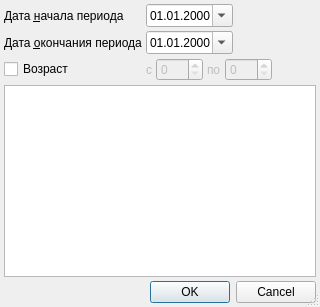
<?xml version="1.0" encoding="UTF-8"?>
<ui version="4.0">
 <class>ClientTreatmentsStructureReportSetupDialog</class>
 <widget class="QDialog" name="ClientTreatmentsStructureReportSetupDialog">
  <property name="windowModality">
   <enum>Qt::ApplicationModal</enum>
  </property>
  <property name="windowTitle">
   <string>параметры отчёта</string>
  </property>
  <property name="sizeGripEnabled">
   <bool>true</bool>
  </property>
  <layout class="QGridLayout" name="gridLayout">
   <property name="margin">
    <number>4</number>
   </property>
   <property name="spacing">
    <number>4</number>
   </property>
   <item row="2" column="1">
    <layout class="QHBoxLayout" name="horizontalLayout">
     <item>
      <widget class="QLabel" name="lblAgeFrom">
       <property name="enabled">
        <bool>false</bool>
       </property>
       <property name="text">
        <string>с</string>
       </property>
      </widget>
     </item>
     <item>
      <widget class="QSpinBox" name="edtAgeFrom">
       <property name="enabled">
        <bool>false</bool>
       </property>
       <property name="maximum">
        <number>150</number>
       </property>
      </widget>
     </item>
     <item>
      <widget class="QLabel" name="lblAgeTo">
       <property name="enabled">
        <bool>false</bool>
       </property>
       <property name="text">
        <string>по</string>
       </property>
      </widget>
     </item>
     <item>
      <widget class="QSpinBox" name="edtAgeTo">
       <property name="enabled">
        <bool>false</bool>
       </property>
       <property name="maximum">
        <number>150</number>
       </property>
      </widget>
     </item>
    </layout>
   </item>
   <item row="0" column="1">
    <widget class="CDateEdit" name="edtBegDate">
     <property name="sizePolicy">
      <sizepolicy hsizetype="Maximum" vsizetype="Fixed">
       <horstretch>0</horstretch>
       <verstretch>0</verstretch>
      </sizepolicy>
     </property>
     <property name="displayFormat">
      <string>dd.MM.yyyy</string>
     </property>
     <property name="calendarPopup">
      <bool>true</bool>
     </property>
    </widget>
   </item>
   <item row="1" column="1">
    <widget class="CDateEdit" name="edtEndDate">
     <property name="sizePolicy">
      <sizepolicy hsizetype="Maximum" vsizetype="Fixed">
       <horstretch>0</horstretch>
       <verstretch>0</verstretch>
      </sizepolicy>
     </property>
     <property name="displayFormat">
      <string>dd.MM.yyyy</string>
     </property>
     <property name="calendarPopup">
      <bool>true</bool>
     </property>
    </widget>
   </item>
   <item row="1" column="0">
    <widget class="QLabel" name="lblEndDate">
     <property name="text">
      <string>Дата &amp;окончания периода</string>
     </property>
     <property name="buddy">
      <cstring>edtEndDate</cstring>
     </property>
    </widget>
   </item>
   <item row="0" column="0">
    <widget class="QLabel" name="lblBegDate">
     <property name="text">
      <string>Дата &amp;начала периода</string>
     </property>
     <property name="buddy">
      <cstring>edtBegDate</cstring>
     </property>
    </widget>
   </item>
   <item row="2" column="0">
    <widget class="QCheckBox" name="chkAge">
     <property name="text">
      <string>Возраст</string>
     </property>
    </widget>
   </item>
   <item row="0" column="2">
    <spacer name="horizontalSpacer">
     <property name="orientation">
      <enum>Qt::Horizontal</enum>
     </property>
     <property name="sizeHint" stdset="0">
      <size>
       <width>40</width>
       <height>20</height>
      </size>
     </property>
    </spacer>
   </item>
   <item row="3" column="0" colspan="3">
    <widget class="CTableView" name="tblEventType"/>
   </item>
   <item row="4" column="0" colspan="3">
    <widget class="QDialogButtonBox" name="buttonBox">
     <property name="orientation">
      <enum>Qt::Horizontal</enum>
     </property>
     <property name="standardButtons">
      <set>QDialogButtonBox::Cancel|QDialogButtonBox::Ok</set>
     </property>
    </widget>
   </item>
  </layout>
 </widget>
 <customwidgets>
  <customwidget>
   <class>CDateEdit</class>
   <extends>QDateEdit</extends>
   <header>library/DateEdit</header>
  </customwidget>
  <customwidget>
   <class>CTableView</class>
   <extends>QTableView</extends>
   <header>library/TableView.h</header>
  </customwidget>
 </customwidgets>
 <tabstops>
  <tabstop>edtBegDate</tabstop>
  <tabstop>edtEndDate</tabstop>
  <tabstop>chkAge</tabstop>
  <tabstop>edtAgeFrom</tabstop>
  <tabstop>edtAgeTo</tabstop>
  <tabstop>tblEventType</tabstop>
  <tabstop>buttonBox</tabstop>
 </tabstops>
 <resources/>
 <connections>
  <connection>
   <sender>buttonBox</sender>
   <signal>accepted()</signal>
   <receiver>ClientTreatmentsStructureReportSetupDialog</receiver>
   <slot>accept()</slot>
   <hints>
    <hint type="sourcelabel">
     <x>194</x>
     <y>207</y>
    </hint>
    <hint type="destinationlabel">
     <x>119</x>
     <y>111</y>
    </hint>
   </hints>
  </connection>
  <connection>
   <sender>buttonBox</sender>
   <signal>rejected()</signal>
   <receiver>ClientTreatmentsStructureReportSetupDialog</receiver>
   <slot>reject()</slot>
   <hints>
    <hint type="sourcelabel">
     <x>242</x>
     <y>207</y>
    </hint>
    <hint type="destinationlabel">
     <x>246</x>
     <y>111</y>
    </hint>
   </hints>
  </connection>
 </connections>
</ui>
